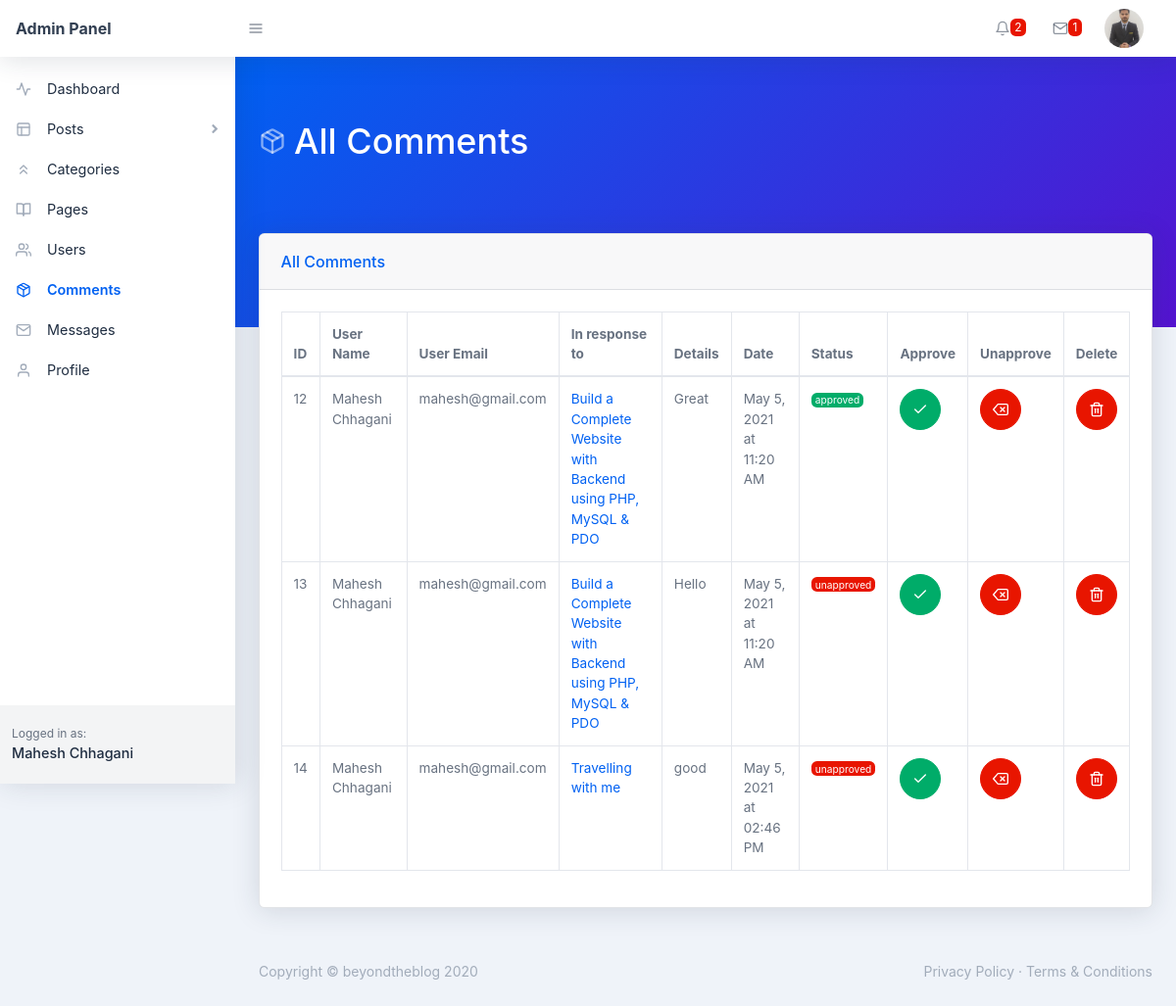
The app's page /beyondtheblog/backend/comments.php (signed in) with its own data.
### tables this page shows
CREATE TABLE `users` (
  `user_id` int(11) NOT NULL,
  `user_name` varchar(255) NOT NULL,
  `user_nickname` varchar(255) NOT NULL,
  `user_email` varchar(255) NOT NULL,
  `user_password` varchar(255) NOT NULL,
  `user_photo` text NOT NULL,
  `registered_on` varchar(255) NOT NULL,
  `user_role` varchar(255) NOT NULL DEFAULT 'Subscriber'
);

CREATE TABLE `comments` (
  `com_id` int(11) NOT NULL,
  `com_post_id` int(11) NOT NULL,
  `com_detail` text NOT NULL,
  `com_user_id` int(11) NOT NULL,
  `com_user_name` varchar(255) NOT NULL,
  `com_date` varchar(255) NOT NULL,
  `com_status` varchar(255) NOT NULL DEFAULT 'unapproved'
);

CREATE TABLE `posts` (
  `post_id` int(11) NOT NULL,
  `post_title` varchar(255) NOT NULL,
  `post_detail` text NOT NULL,
  `post_category_id` int(20) NOT NULL,
  `post_image` text NOT NULL,
  `post_date` varchar(255) NOT NULL,
  `post_status` varchar(255) NOT NULL DEFAULT 'Published',
  `post_author` varchar(255) NOT NULL,
  `post_views` int(11) NOT NULL DEFAULT 0,
  `post_comment_count` int(11) NOT NULL DEFAULT 0,
  `post_tags` text NOT NULL
);

### beyondtheblog/backend/comments.php (the view, shortened to what the rows shown need)
<?php require_once('./includes/header.php'); ?>
    <body class="nav-fixed">
        <?php require_once('./includes/top-navbar.php'); ?>
        <div id="layoutSidenav">
            <div id="layoutSidenav_nav">
                <?php
                    require_once("./includes/left-sidebar.php");
                ?>
            </div>
            <div id="layoutSidenav_content">
                <main>
                    <div class="page-header pb-10 page-header-dark bg-gradient-primary-to-secondary">
                        <div class="container-fluid">
                            <div class="page-header-content">
                                <h1 class="page-header-title">
                                    <div class="page-header-icon"><i data-feather="package"></i></div>
                                    <span>All Comments</span>
                                </h1>
                            </div>
                        </div>
                    </div>
                    <div class="container-fluid mt-n10">
                        <div class="card mb-4">
                            <div class="card-body">
                                <div class="datatable table-responsive">
                                    <table class="table table-bordered table-hover" id="dataTable" width="100%" cellspacing="0">
                                        <thead>
                                            <tr>
                                                <th>ID</th>
                                                <th>User Name</th>
                                                <th>User Email</th>
                                                <th>In response to</th>
                                                <th>Details</th>
                                                <th>Date</th>
                                                <th>Status</th>
                                                <th>Approve</th>
                                                <th>Unapprove</th>
                                                <th>Delete</th>
                                            </tr>
                                        </thead>
                                        <tbody>
                                            <?php
                                                $sql = "SELECT * FROM comments";
                                                $stmt = $pdo->prepare($sql);
                                                $stmt->execute();
                                                while($comments = $stmt->fetch(PDO::FETCH_ASSOC)) {
                                                    $com_id = $comments['com_id'];
                                                    $com_detail = $comments['com_detail'];
                                                    $com_date = $comments['com_date'];
                                                    $com_status = $comments['com_status'];
                                                    $com_user_id = $comments['com_user_id'];
                                                    $sql1 = "SELECT * FROM users WHERE user_id = :id";
                                                    $stmt1 = $pdo->prepare($sql1);
                                                    $stmt1->execute([
                                                        ':id' => $com_user_id
                                                    ]);
                                                    $user = $stmt1->fetch(PDO::FETCH_ASSOC);
                                                    $user_name = $user['user_name'];
                                                    $user_email = $user['user_email'];
                                                    $com_post_id = $comments['com_post_id'];
                                                    $sql2 = "SELECT * FROM posts WHERE post_id = :id";
                                                    $stmt2 = $pdo->prepare($sql2);
                                                    $stmt2->execute([
                                                        ':id' => $com_post_id
                                                    ]);
                                                    $post = $stmt2->fetch(PDO::FETCH_ASSOC);
                                                    $post_id = $post['post_id'];
                                                    $post_title = $post['post_title']; ?>
                                                        <tr>
                                                            <td><?php echo $com_id; ?></td>
                                                            <td>
                                                                <?php echo $user_name; ?>
                                                            </td>
                                                            <td>
                                                                <?php echo $user_email; ?>
                                                            </td>
                                                            <td>
                                                                <a href="../single.php?post_id=<?php echo $post_id; ?>" target="_blank">
                                                                    <?php echo $post_title; ?>
                                                                </a>
                                                            </td>
                                                            <td><?php echo $com_detail; ?></td>
                                                            <td><?php echo $com_date; ?></td>
                                                            <td>
                                                                <div class="badge badge-<?php echo $com_status=="approved"?"success":"danger"; ?>">
                                                                    <?php echo $com_status; ?>
                                                                </div>
                                                            </td>
                                                            <td>
                                                                <?php
                                                                    if($com_status == 'approved') { ?>
                                                                        <button title="Sorry, the status already approved!" class="btn btn-success btn-icon"><i data-feather="check"></i></button>
                                                                    <?php } else { ?>
                                                                        <form action="comments.php" method="POST">
                                                                            <button name="approve" type="submit" class="btn btn-success btn-icon"><i data-feather="check"></i></button>
                                                                        </form>
                                                                    <?php }
                                                                ?>
                                                            </td>
                                                            <td>
                                                                <?php
                                                                    if($com_status == 'unapproved') { ?>
                                                                        <button title="Sorry, it's already unapproved!" name="unapprove" class="btn btn-red btn-icon"><i data-feather="delete"></i></button>
                                                                    <?php } else { ?>
                                                                        <form action="comments.php" method="POST">
                                                                            <button name="unapprove" class="btn btn-red btn-icon"><i data-feather="delete"></i></button>
                                                                        </form>
                                                                   <?php }
                                                                ?>
                                                            </td>
                                                            <td>
                                                                <form action="comments.php" method="POST" >
                                                                    <button name="delete" type="submit" class="btn btn-red btn-icon"><i data-feather="trash-2"></i></button>
                                                                </form>
                                                            </td>
                                                        </tr>
                                                <?php }
                                            ?>
                                        </tbody>
                                    </table>
                                </div>
                            </div>
                        </div>
                    </div>
                </main>
<?php require_once('./includes/footer.php'); ?>

### beyondtheblog/backend/includes/top-navbar.php (shortened to what the rows shown need)
<nav class="topnav navbar navbar-expand shadow navbar-light bg-white" id="sidenavAccordion">
    <ul class="navbar-nav align-items-center ml-auto">
        <?php
            if(isset($_COOKIE['_uid_'])) {
                $user_id = base64_decode($_COOKIE['_uid_']);
            } else if(isset($_SESSION['user_id'])) {
                $user_id = $_SESSION['user_id'];
            } else {
                $user_id = -1;
            }
            $sql = "SELECT * FROM users WHERE user_id = :id";
            $stmt = $pdo->prepare($sql);
            $stmt->execute([
                ':id' => $user_id
            ]);
            $user = $stmt->fetch(PDO::FETCH_ASSOC);
            $user_photo = $user['user_photo'];
        ?>
        <li class="nav-item dropdown no-caret mr-3 dropdown-user">
            <a class="btn btn-icon btn-transparent-dark dropdown-toggle" id="navbarDropdownUserImage" href="javascript:void(0);" role="button" data-toggle="dropdown" aria-haspopup="true" aria-expanded="false"><img class="img-fluid" src="./assets/img/<?php echo $user_photo; ?>"/></a>
        </li>
    </ul>
</nav>

### beyondtheblog/backend/includes/left-sidebar.php (shortened to what the rows shown need)
<nav class="sidenav shadow-right sidenav-light">
    <div class="sidenav-footer">
        <div class="sidenav-footer-content">
            <div class="sidenav-footer-subtitle">Logged in as:</div>
            <?php
                if(isset($_COOKIE['_uid_'])) {
                    $user_id = base64_decode($_COOKIE['_uid_']);
                } else if(isset($_SESSION['user_id'])) {
                    $user_id = $_SESSION['user_id'];
                } else {
                    $user_id = -1;
                }
                $sql = "SELECT * FROM users WHERE user_id = :id";
                $stmt = $pdo->prepare($sql);
                $stmt->execute([
                    ':id' => $user_id
                ]);
                $user = $stmt->fetch(PDO::FETCH_ASSOC);
                $user_name = $user['user_name'];
            ?>
            <div class="sidenav-footer-title"><?php echo $user_name; ?></div>
        </div>
    </div>
</nav>

### records on screen
users: user_photo (picture), user_name "Mahesh Chhagani"
comments: com_id "12", users.user_name "Mahesh Chhagani", users.user_email "mahesh@gmail.com", posts.post_title "Build a Complete Website with Backend using PHP, MySQL & PDO", com_detail "Great", com_date "May 5, 2021 at 11:20 AM", com_status "approved"
comments: com_id "13", users.user_name "Mahesh Chhagani", users.user_email "mahesh@gmail.com", posts.post_title "Build a Complete Website with Backend using PHP, MySQL & PDO", com_detail "Hello", com_date "May 5, 2021 at 11:20 AM", com_status "unapproved"
comments: com_id "14", users.user_name "Mahesh Chhagani", users.user_email "mahesh@gmail.com", posts.post_title "Travelling with me", com_detail "good", com_date "May 5, 2021 at 02:46 PM", com_status "unapproved"
